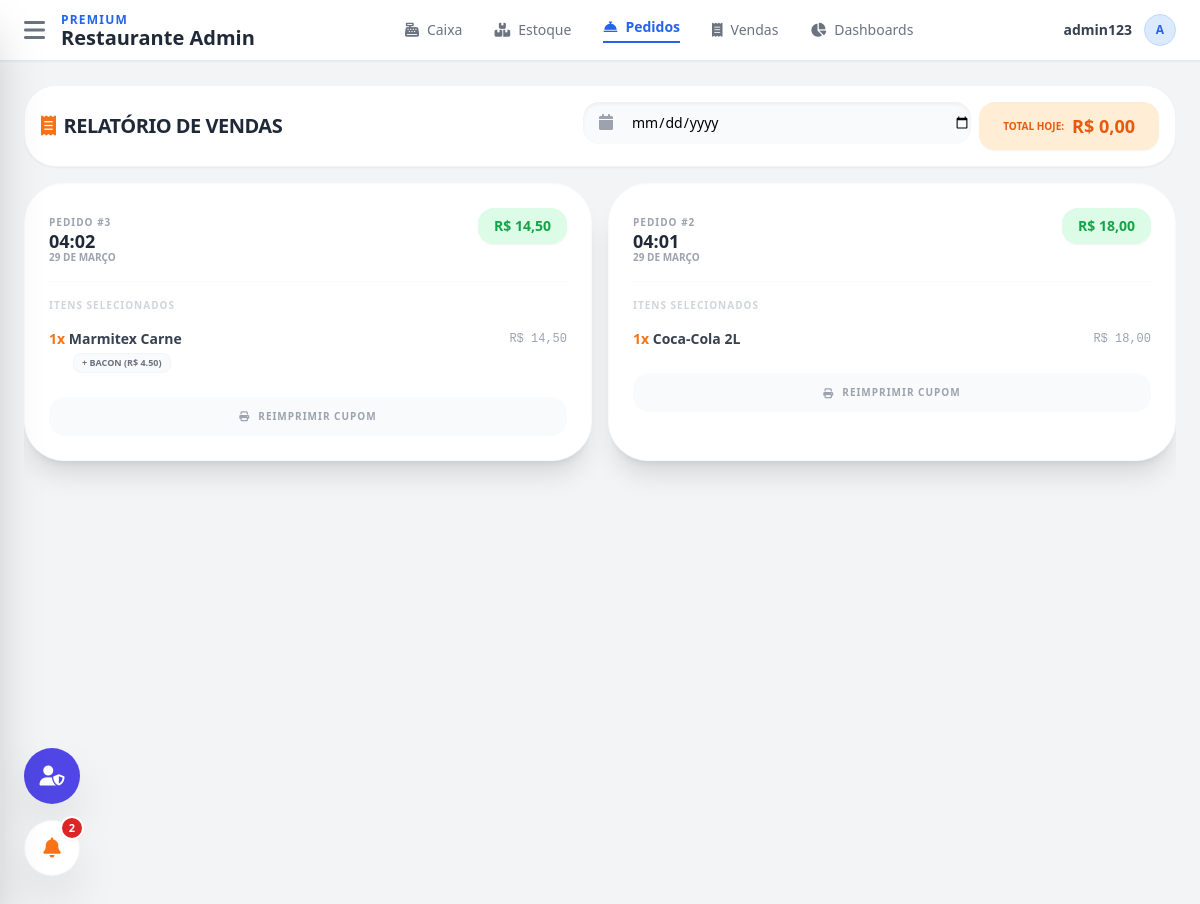
The page /pedidos/ (signed in) on the database its author committed.
### core/models.py (models this page shows, shortened)
class Prime(models.Model):
    ativo = models.BooleanField(default=True)
    criacao = models.DateTimeField(auto_now_add=True, null=True)
    atualizado = models.DateTimeField(auto_now=True, null=True)
    class Meta:
        abstract = True

class Pedidos(Prime):
    class StatusPedido(models.TextChoices):
        PAGO = 'PAGO', 'Pago'
        PREPARO = 'PREPARO', 'Em Preparo'
        ENTREGA = 'ENTREGA', 'Em Entrega'
        FINALIZADO = 'FINALIZADO', 'Finalizado'
        CANCELADO = 'CANCELADO', 'Cancelado'
    itens = models.ManyToManyField(ItensPedido)
    status = models.CharField(
        max_length=20,
        choices=StatusPedido.choices,
        default=StatusPedido.PAGO
    )
    cpf = models.CharField(max_length=14, blank=True, null=True)
    cep = models.CharField(max_length=9, blank=True, null=True)
    total = models.DecimalField(
        decimal_places=2,
        max_digits=9,
        default=0
    )
    criado_em = models.DateTimeField(auto_now_add=True)
    class Meta:
        verbose_name = "Pedido"
        verbose_name_plural = "Pedidos"

class ItensPedido(Prime):
    quantidade = models.IntegerField(default=1)
    preco_unitario = models.DecimalField(decimal_places=2, max_digits=9)
    subtotal = models.DecimalField(decimal_places=2, max_digits=9)
    produto = models.ForeignKey(
        Produtos,
        on_delete=models.SET_NULL,
        null=True,
        related_name='itens_pedido'
    )
    adicionais = models.JSONField(default=list, blank=True)
    class Meta:
        verbose_name = "Item de Pedido"
        verbose_name_plural = "Itens de Pedido"

class Produtos(Prime):
    nome_produto = models.CharField(max_length=180, null=False)
    image_produto = models.ImageField(upload_to='produtos/')
    codigo = models.IntegerField(default=0)
    preco = models.DecimalField(decimal_places=2, max_digits=9)
    categoria = models.ForeignKey(
        CategoriaProdutos,
        on_delete=models.CASCADE,
        related_name="produtos"
    )
    class Meta:
        verbose_name = "Produto"
        verbose_name_plural = "Produtos"

### core/views.py (the view)
# urls.py: path('pedidos/', PedidosView.as_view(), name='pedidos'),
class PedidosView(LoginRequiredMixin, View):
    login_url = "login"
    def get(self, request):
        hoje = timezone.localdate()
        pedidos = (
            Pedidos.objects
            .prefetch_related('itens__produto')
            .order_by('-criado_em')
        )
        total_dia = (
            Pedidos.objects.filter(criado_em__date=hoje)
            .exclude(status=Pedidos.StatusPedido.CANCELADO)
            .aggregate(total=Sum('total'))['total'] or 0
        )
        return render(request, 'pedidos.html', {
            'pedidos': pedidos,
            'total_dia': f"{total_dia:.2f}".replace('.', ','),
            'status_options': Pedidos.StatusPedido.choices
        })

### core/context_processors.py (called while the page is built)
def global_context(request):
    count = Pedidos.objects.filter(total__gt=0).count() # Ajuste seu filtro aqui
    return {
        'pedidos_pendentes_count': count
    }

### core/templates/pedidos.html (shortened to what this page needs)
{% extends 'base.html' %}
{% block content %}
<div class="flex flex-col h-[calc(100vh-80px)] gap-4 overflow-hidden relative">
    <div class="bg-white p-4 rounded-[2rem] shadow-sm border border-gray-100">
        <div class="flex flex-col md:flex-row md:items-center justify-between gap-4">
            <h1 class="text-xl font-black text-gray-800 uppercase tracking-tight flex items-center gap-2">
                <i class="fas fa-receipt text-orange-500"></i> Relatório de Vendas
            </h1>
            <div class="flex flex-1 max-w-xl gap-2">
                <div class="relative flex-1">
                    <i class="fas fa-calendar absolute left-4 top-3 text-gray-400"></i>
                    <input id="filterDate" type="date"
                        class="pl-12 w-full bg-gray-50 border-none rounded-2xl py-2.5 text-sm focus:ring-2 focus:ring-orange-500 shadow-inner"
                        onchange="filtrarPedidos()">
                </div>
                <div class="bg-orange-100 text-orange-600 px-6 py-2.5 rounded-2xl flex items-center gap-2 shadow-sm">
                    <span class="text-[10px] font-black uppercase">Total Hoje:</span>
                    <span class="font-black text-lg">R$ {{ total_dia|default:"0,00" }}</span>
                </div>
            </div>
        </div>
    </div>
    <div class="flex-1 overflow-y-auto custom-scrollbar pb-10">
        <div class="grid grid-cols-1 lg:grid-cols-2 xl:grid-cols-3 gap-4" id="listaPedidos">
            {% for pedido in pedidos %}
            <div class="pedido-card bg-white rounded-[2.5rem] p-6 shadow-xl border border-gray-50 hover:border-orange-200 transition-all group"
                 data-data="{{ pedido.criado_em|date:'Y-m-d' }}">
                <div class="flex justify-between items-start mb-4">
                    <div>
                        <span class="text-[10px] font-black text-gray-400 uppercase tracking-widest">Pedido #{{ pedido.id }}</span>
                        <h3 class="text-gray-800 font-black text-lg leading-none">{{ pedido.criado_em|date:"H:i" }}</h3>
                        <p class="text-[10px] text-gray-400 font-bold uppercase">{{ pedido.criado_em|date:"d \d\e F" }}</p>
                    </div>
                    <div class="bg-green-100 text-green-600 px-4 py-2 rounded-2xl text-sm font-black shadow-sm">
                        R$ {{ pedido.total }}
                    </div>
                </div>
                <hr class="border-gray-50 mb-4">
                <div class="space-y-4 mb-6">
                    <p class="text-[10px] font-black text-gray-300 uppercase tracking-widest">Itens Selecionados</p>
                    {% for item in pedido.itens.all %}
                    <div class="flex flex-col gap-1">
                        <div class="flex justify-between items-center text-sm">
                            <span class="text-gray-700 font-bold">
                                <span class="text-orange-500">{{ item.quantidade }}x</span> {{ item.produto.nome_produto }}
                            </span>
                            <span class="font-mono text-gray-400 text-xs">R$ {{ item.subtotal }}</span>
                        </div>
                        {% if item.adicionais %}
                        <div class="flex flex-wrap gap-1 ml-6">
                            {% for add in item.adicionais %}
                            <span class="bg-gray-50 text-gray-500 text-[9px] px-2 py-0.5 rounded-lg border border-gray-100 font-bold uppercase">
                                + {{ add.nome }} (R$ {{ add.preco }})
                            </span>
                            {% endfor %}
                        </div>
                        {% endif %}
                    </div>
                    {% endfor %}
                </div>
                <button class="w-full bg-gray-50 text-gray-400 group-hover:bg-orange-500 group-hover:text-white py-3 rounded-2xl text-[10px] font-black uppercase tracking-widest transition-all flex items-center justify-center gap-2">
                    <i class="fas fa-print"></i> Reimprimir Cupom
                </button>
            </div>
            {% empty %}
            <div class="col-span-full flex flex-col items-center justify-center p-20 text-gray-300">
                <i class="fas fa-ghost text-6xl mb-4 opacity-20"></i>
                <p class="font-bold italic">Nenhum pedido realizado ainda.</p>
            </div>
            {% endfor %}
        </div>
    </div>
</div>
{% endblock %}

### core/templates/base.html (shortened to what this page needs)
<!DOCTYPE html>
<html lang="pt-br">
<head>
    <script src="https://cdn.tailwindcss.com"></script>
    <link rel="stylesheet" href="https://cdnjs.cloudflare.com/ajax/libs/font-awesome/6.4.0/css/all.min.css">
</head>
<body class="bg-gray-100 font-sans" hx-boost="true">
<div class="fixed left-6 bottom-10 flex flex-col gap-4 z-50">
    {% if user.is_staff %}
    <div class="relative group">
        <a href="/admin"
           target="_blank"
           class="flex items-center justify-center w-14 h-14 bg-indigo-600 text-white rounded-full shadow-2xl hover:bg-indigo-700 hover:scale-110 transition-all duration-300">
            <i class="fas fa-user-shield text-xl"></i>
        </a>
    </div>
    {% endif %}
    <div class="relative group">
        <a href="{% url 'pedidos' %}"
           class="flex items-center justify-center w-14 h-14 bg-white text-orange-500 rounded-full shadow-2xl hover:bg-orange-50 hover:scale-110 transition-all duration-300 border border-gray-100 {% if pedidos_pendentes_count > 0 %}pulse-notify{% endif %}">
            <i class="fas fa-bell text-xl"></i>
        </a>
        {% if pedidos_pendentes_count > 0 %}
        <span class="absolute -top-1 -right-1 flex h-6 w-6 items-center justify-center rounded-full bg-red-600 text-white text-[11px] font-black border-2 border-white shadow-sm">
            {{ pedidos_pendentes_count }}
        </span>
        {% endif %}
    </div>
</div>
<header class="bg-white shadow-sm border-b sticky top-0 z-40">
    <div class="flex items-center justify-between px-6 py-3">
        <div class="flex items-center gap-4">
            <button onclick="toggleMenu()" class="text-gray-500 hover:text-gray-800 text-2xl transition-colors">
                <i class="fas fa-bars"></i>
            </button>
            <div class="flex flex-col">
                <span class="text-xs font-bold text-blue-600 uppercase tracking-widest">Premium</span>
                <h1 class="text-xl font-black text-gray-800 leading-none">Restaurante Admin</h1>
            </div>
        </div>
       <div class="hidden md:flex items-center gap-8 text-sm font-medium text-gray-500">
        {% with url_name=request.resolver_match.url_name %}
            <a href="{% url 'caixa' %}"
               class="flex items-center gap-2 transition-all {% if url_name == 'caixa' %}text-blue-600 font-black border-b-2 border-blue-600 pb-1{% else %}hover:text-blue-600{% endif %}">
                <i class="fas fa-cash-register"></i> Caixa
            </a>
            <a href="{% url 'estoque' %}"
               class="flex items-center gap-2 transition-all {% if url_name == 'estoque' %}text-blue-600 font-black border-b-2 border-blue-600 pb-1{% else %}hover:text-blue-600{% endif %}">
                <i class="fas fa-boxes"></i> Estoque
            </a>
            <a href="{% url 'pedidos' %}"
               class="flex items-center gap-2 transition-all {% if url_name == 'pedidos' %}text-blue-600 font-black border-b-2 border-blue-600 pb-1{% else %}hover:text-blue-600{% endif %}">
                <i class="fas fa-concierge-bell"></i> Pedidos
            </a>
            {% if user.is_staff %}
            <a href="{% url 'vendas' %}"
               class="flex items-center gap-2 transition-all {% if url_name == 'vendas' %}text-blue-600 font-black border-b-2 border-blue-600 pb-1{% else %}hover:text-blue-600{% endif %}">
                <i class="fas fa-receipt"></i> Vendas
            </a>
            <a href="{% url 'dashboards' %}"
               class="flex items-center gap-2 transition-all {% if url_name == 'dashboards' %}text-blue-600 font-black border-b-2 border-blue-600 pb-1{% else %}hover:text-blue-600{% endif %}">
                <i class="fas fa-chart-pie"></i> Dashboards
            </a>
            {% endif %}
        {% endwith %}
    </div>
        <div class="flex items-center gap-3">
            <span class="text-sm font-semibold text-gray-700">{{ user.username }}</span>
            <div class="w-8 h-8 bg-blue-100 text-blue-600 rounded-full flex items-center justify-center font-bold text-xs border border-blue-200">
                {{ user.username|slice:":1"|upper }}
            </div>
        </div>
    </div>
</header>
<main id="conteudo" class="p-6 transition-all">
    {% block content %}{% endblock %}
</main>
</body>
</html>

### core/templates/base.html (style rules this page uses)
.pulse-notify { animation: pulse-red 2s infinite; }

### core/templates/pedidos.html (style rules this page uses)
.pedido-card { animation: slideUp 0.4s ease forwards; }

### rows shown on the page
Pedidos: id "3", criado_em "04:02", criado_em "29 DE MARÇO", total "14,50"
ItensPedido: quantidade "1", produto.nome_produto "Marmitex Carne", subtotal "14,50", nome "BACON", preco "4.50"
Pedidos: id "2", criado_em "04:01", criado_em "29 DE MARÇO", total "18,00"
ItensPedido: quantidade "1", produto.nome_produto "Coca-Cola 2L", subtotal "18,00"

### other values the page prints
{{ pedidos_pendentes_count }} "2"
{{ user.username }} "admin123"
{{ user.username|slice:":1"|upper }} "A"
{{ total_dia|default:"0,00" }} "0,00"
